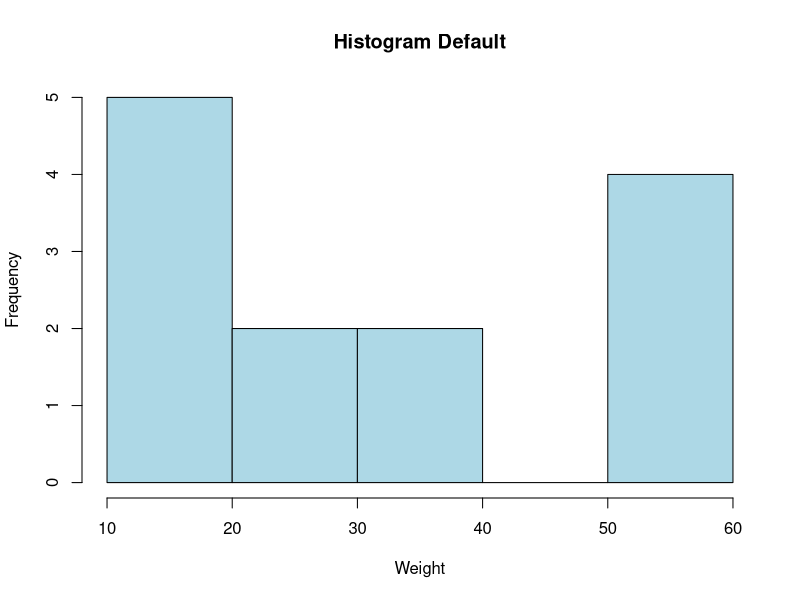
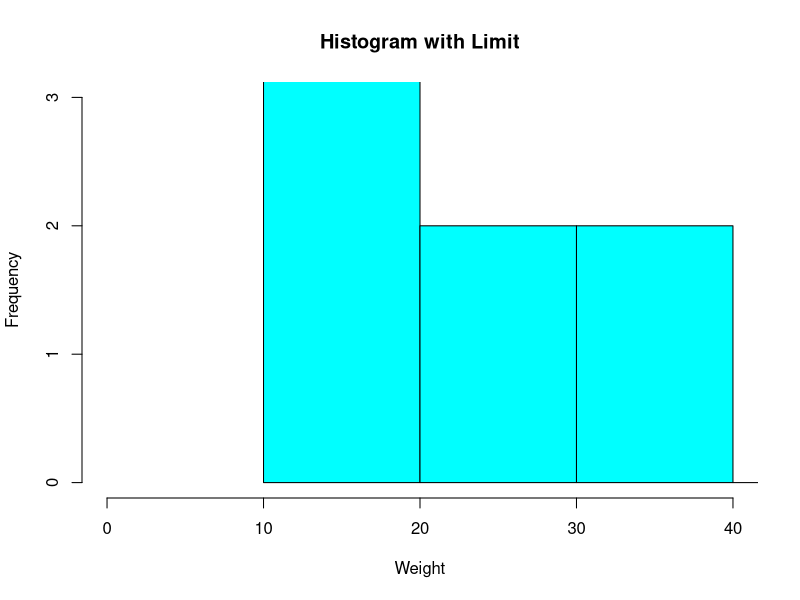
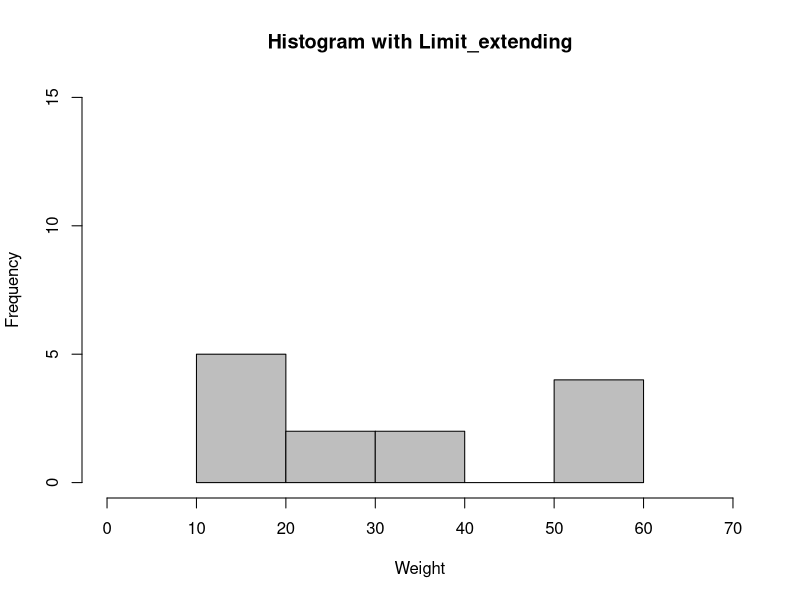

These charts were generated, in order, by the following R code:
# HISTROGRAM IN R PROGRAMMING LANGUAGE

# Histrogram is a type of bar chart which shows the frequency of the number of values which are compared with a set of values ranges.
# It is used for distribution , whereas a bar chart is used for comparing different entities.
# In histrogram each bar represents the height of number ov values present in the given range.


# Syntax:
# hist( v, main, xlab, ylab, xlim, ylim, breaks, col, border)

# here,
# v : It is vectore that contains numeric value.
# main : It indicates the title of the chart.
# col : It is used to set the color of the bars.
# border : It is used to set the border color of each bar.
# xlab : It is used to describe the x-axis.
# ylab : It is used to describe the y-axis.
# xlim : It is used to specify the range of vallues on the x-axis.
# ylim : It is used to specify the range of vallues on the y-axis.
# breaks : It is used to mention the width of each bar.

v <- c(12,24,16,38,21,13,55,17,39,10,60,59,57)
v
library(graphics)
 
hist(v,main = "Histogram Default", xlab = "Weight", ylab = "Frequency", col = "lightblue", border = "black")

# so we can see the gap between 40 and 50.

# Use of xlim and ylim parameter
hist(v,main = "Histogram with Limit", xlab = "Weight", ylab = "Frequency", col = "cyan", border = "black",
     xlim = c(0,40), ylim = c(0,3),breaks = 5 )
# you can think cropping or say limiting the histogram
# it can be use to ignore the outliers or even locate the outliers in the data.

hist(v,main = "Histogram with Limit_extending", xlab = "Weight", ylab = "Frequency", col = "gray", border = "black",
     xlim = c(0,70), ylim = c(0,15),breaks = 5 )


